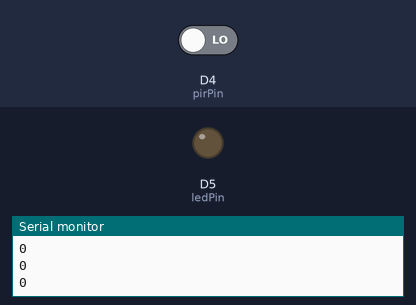
Bench run of a sketch on a simulated ESP8266 (NodeMCU). Parts: output pins drawn as LEDs (lit = HIGH), the last lines printed to the serial monitor. Inputs (shaded band) come from the test bench; at power-on: D4 (pirPin) LOW.

Above: at 2.8 s.
2.9 s: D4 (pirPin) driven HIGH
At 4.2 s:
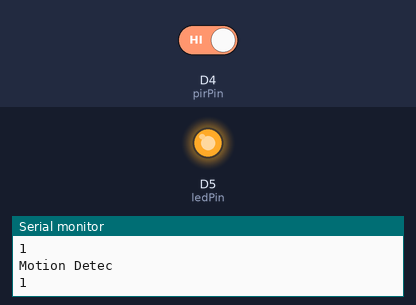
4.5 s: D4 (pirPin) driven LOW
At 5.9 s:
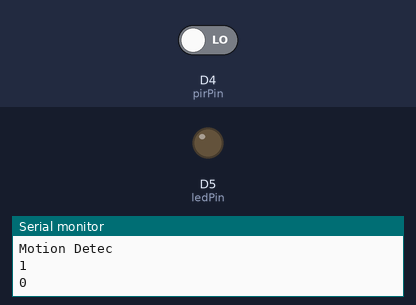
Timing chart, 0 to 7.5 s (numbered marks = the images above; inputs shaded):
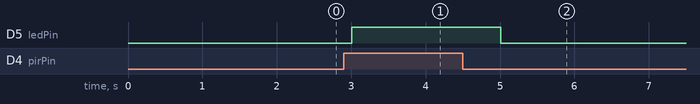

Measured:
- after the input at 2.9 s, D5 (ledPin): LOW → HIGH after 0.11 s
- after the input at 4.5 s, D5 (ledPin): HIGH → LOW after 0.51 s

The sketch:

CW7-6606022420028.ino
```cpp
#define ledPin D5
#define pirPin D4
int pirValue = 0;
int modetec = 0;
void getPirValue(void);
void setup() {
  Serial.begin(115200);
  delay(10);
  pinMode(ledPin, OUTPUT);
  pinMode(pirPin, INPUT);
  digitalWrite(ledPin, LOW);
}
void loop() {
  getPirValue();
}


void getPirValue(void) {
  pirValue = digitalRead(pirPin);
  if (pirValue) {
    Serial.println("Motion Detec");
  }
  digitalWrite(ledPin, pirValue);
  Serial.println(pirValue);
  delay(1000);
}
```
